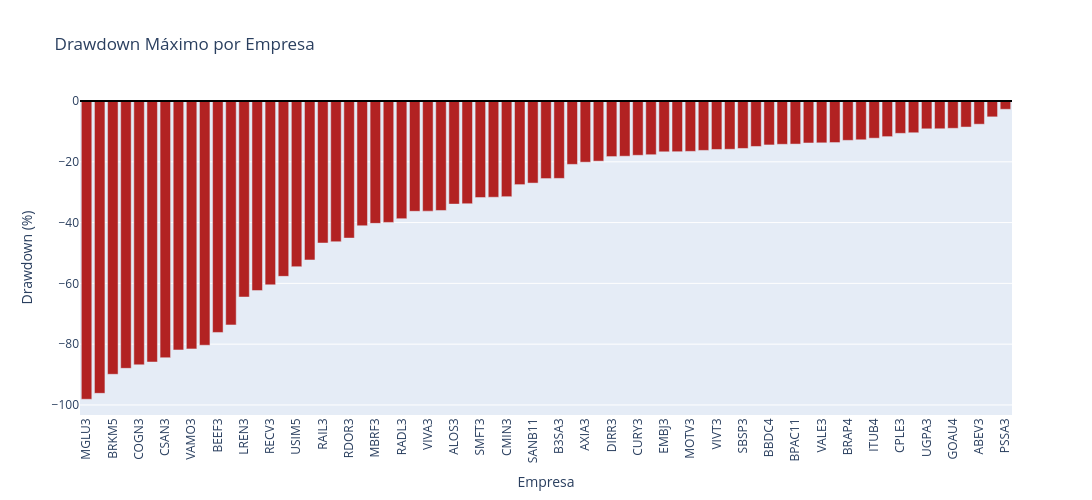

Write notebook code for a chart like this one.
### Code cell
plot_df = (
    df[["Código", "drawdown"]]
    .dropna()
    .sort_values("drawdown")
)

fig = px.bar(
    plot_df,
    x="Código",
    y="drawdown",
    color_discrete_sequence=["firebrick"],
    labels={
        "drawdown": "Drawdown (%)",
        "Código": "Empresa"
    },
    title="Drawdown Máximo por Empresa"
)

fig.add_hline(y=0, line_color="black")

fig.update_layout(
    height=500,
    width=1200,
    xaxis_tickangle=-90
)

fig.show()

### Figure 1 — Plotly figure (JSON) as saved in the notebook; plotly's stock layout.template omitted (floating-point values rounded to 4 significant figures)
{"data": [{"hovertemplate": "Empresa=%{x}<br>Drawdown (%)=%{y}<extra></extra>", "legendgroup": "", "marker": {"color": "firebrick", "pattern": {"shape": ""}}, "name": "", "orientation": "v", "showlegend": false, "textposition": "auto", "type": "bar", "x": ["MGLU3", "HAPV3", "BRKM5", "NATU3", "COGN3", "CSNA3", "CSAN3", "YDUQ3", "VAMO3", "AZZA3", "BEEF3", "MRVE3", "LREN3", "BRAV3", "RECV3", "ASAI3", "USIM5", "HYPE3", "RAIL3", "CEAB3", "RDOR3", "SUZB3", "MBRF3", "TOTS3", "RADL3", "RENT3", "VIVA3", "CYRE3", "ALOS3", "SLCE3", "SMFT3", "FLRY3", "CMIN3", "POMO4", "SANB11", "PRIO3", "B3SA3", "KLBN11", "AXIA3", "TIMS3", "DIRR3", "MULT3", "CURY3", "ENGI11", "EMBJ3", "IGTI11", "MOTV3", "WEGE3", "VIVT3", "AURE3", "SBSP3", "EGIE3", "BBDC4", "EQTL3", "BPAC11", "CPFE3", "VALE3", "BBDC3", "BRAP4", "ISAE4", "ITUB4", "GGBR4", "CPLE3", "VBBR3", "UGPA3", "ITSA4", "GOAU4", "TAEE11", "ABEV3", "ENEV3", "PSSA3"], "xaxis": "x", "y": [-98.13, -96.18, -89.92, -87.95, -86.81, -85.88, -84.46, -81.91, -81.56, -80.36, -76.15, -73.67, -64.5, -62.38, -60.49, -57.7, -54.52, -52.31, -46.73, -46.3, -45.11, -41.05, -40.26, -39.95, -38.71, -36.3, -36.24, -36.02, -33.93, -33.8, -31.78, -31.66, -31.47, -27.52, -27.0, -25.52, -25.47, -20.86, -20.13, -19.79, -18.29, -18.17, -17.87, -17.68, -16.72, -16.69, -16.57, -16.26, -15.95, -15.88, -15.62, -14.96, -14.46, -14.24, -14.17, -13.81, -13.76, -13.67, -12.95, -12.76, -12.24, -11.72, -10.64, -10.45, -9.156, -9.136, -8.988, -8.571, -7.637, -5.219, -2.727], "yaxis": "y"}], "layout": {"barmode": "relative", "height": 500, "legend": {"tracegroupgap": 0}, "shapes": [{"line": {"color": "black"}, "type": "line", "x0": 0, "x1": 1, "xref": "x domain", "y0": 0, "y1": 0, "yref": "y"}], "title": {"text": "Drawdown Máximo por Empresa"}, "width": 1200, "xaxis": {"anchor": "y", "domain": [0, 1], "tickangle": -90, "title": {"text": "Empresa"}}, "yaxis": {"anchor": "x", "domain": [0, 1], "title": {"text": "Drawdown (%)"}}}}
